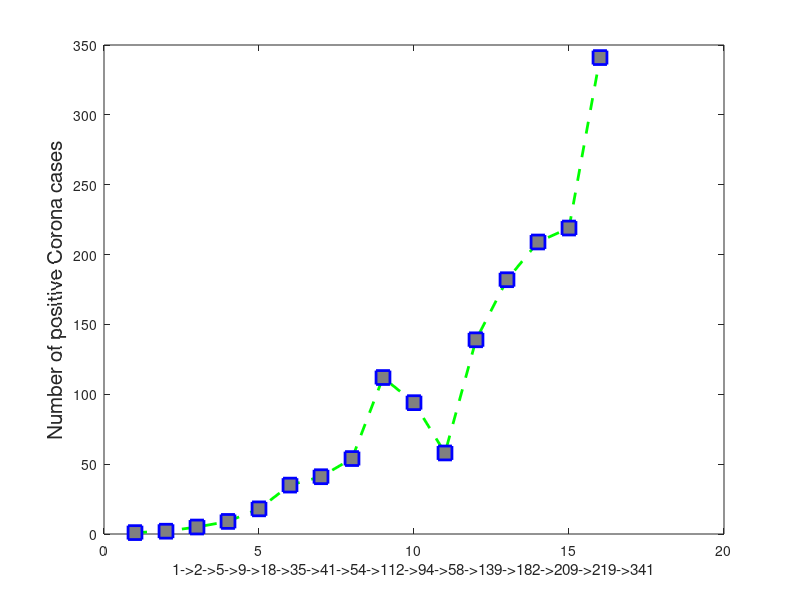

Write the MATLAB code that produced this figure.
x1=1;
iqa=2.325821;

hold on;

%plot(x1,iqa,'Ob');
bar(x1,iqa);

glcm=1.006502;
x2=2;
%plot(x1,glcm,'Xb');
bar(x2,glcm);
xlabel(' IQA          GLCM', 'FontSize', 20);
ylabel('Runtime in seconds', 'FontSize', 20);
title('Comparison of runtime', 'FontSize', 20);

hold off;

x=[1,2,3,4,5,6,7,8,9,10,11,12,13,14,15,16];
y=[1,2,5,9,18,35,41,54,112,94,58,139,182,209,219,341];
plot(x,y,'--gs',...
    'LineWidth',2,...
    'MarkerSize',10,...
    'MarkerEdgeColor','b',...
    'MarkerFaceColor',[0.5,0.5,0.5]);

xlabel('1->2->5->9->18->35->41->54->112->94->58->139->182->209->219->341', 'FontSize', 11);
ylabel('Number of positive Corona cases', 'FontSize', 15);
%title('Comparison of runtime', 'FontSize', 20);
